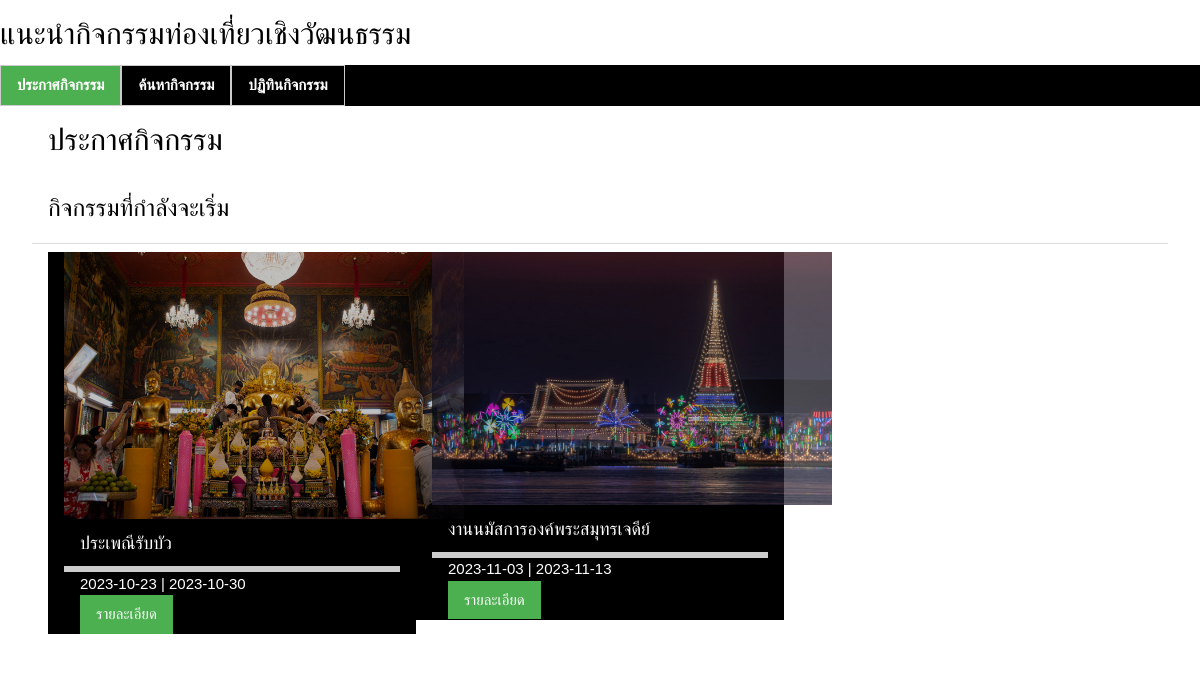
The page /travel_fe/index.php on the database as committed earlier.
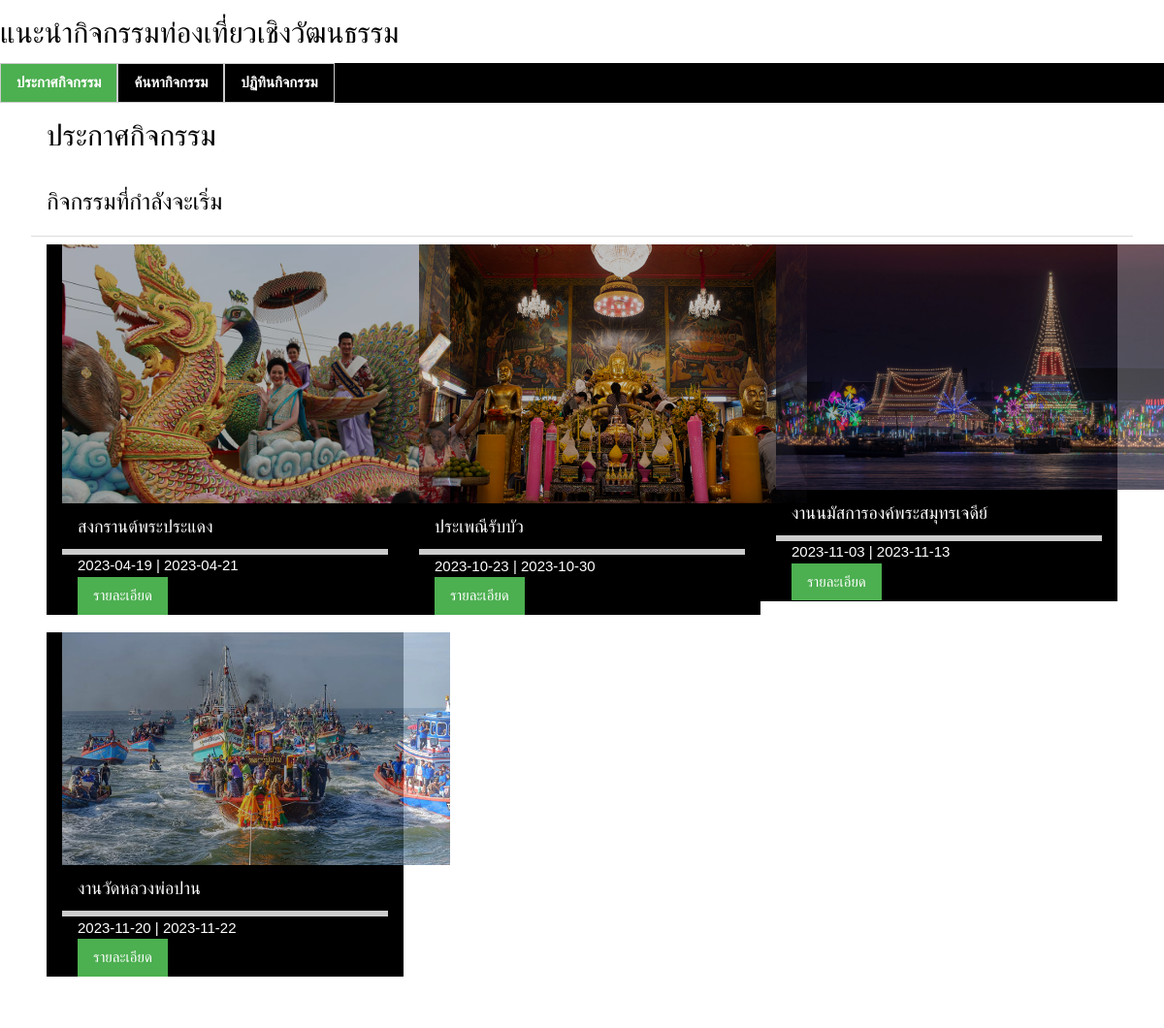
The same page on the database as committed later.
### tables this page shows
CREATE TABLE `table_event` (
  `ev_id` int(11) NOT NULL,
  `ev_name` text NOT NULL,
  `ev_desc` text NOT NULL,
  `ev_date_beg` date NOT NULL,
  `ev_date_end` date NOT NULL,
  `ev_img_list` text NOT NULL,
  `ev_ref_place_id` int(11) NOT NULL,
  `ev_origin` int(11) NOT NULL
);

### travel_fe/tab/tabHelper.php (called while the page is built, shortened)
<?php
if( !isset($_GET["pageName"]) ){
	$tabSelected = "home";
}else{
	$tabSelected = $_GET["pageName"];
}
?>

### travel_fe/homepage/index.php (the view, shortened to what this page needs)
<?php
$result1 = $conn->query("SELECT * FROM table_event  INNER JOIN table_place ON pl_id = ev_ref_place_id WHERE DATE(ev_date_beg) >= NOW() ORDER BY ev_date_beg ASC LIMIT 6");
?>
<div class="w3-container">
  <div class="w3-container">
    <h2>ประกาศกิจกรรม</h2>
  </div>
  <ul class="w3-ul" id="dom_main_ul">
    <?php if($result1 && $result1->num_rows > 0){?>
      <li>
        <h3> กิจกรรมที่กำลังจะเริ่ม </h3>
      </li>
      <li>
        <div class="w3-row" >
          <?php
          while($rows = $result1->fetch_assoc()){
            $t_id = $rows["ev_id"];
            $t_name = $rows["ev_name"];
            $t_img = explode(",",$rows["ev_img_list"])[0];
            $t_sdate = $rows["ev_date_beg"];
            $t_edate = $rows["ev_date_end"];
            ?>
            <div class="w3-col s12 m4" style="height:400px;">
              <div class="w3-container w3-black">
                <center>
                <img src="<?="./images/".$t_img;?>" style="max-width: 400px;" class="w3-opacity-min w3-responsive">
              </center>
                <div class="w3-container w3-text-white w3-bottombar">
                  <h2 style="font-size:18px;"><?=$t_name;?></h2>
                </div>
                <div class="w3-container w3-text-white">
                  <?=$t_sdate;?> | <?=$t_edate?>
                </div>
                <div class="w3-container">
                <a href="./index.php?pageName=article&articleid=<?=$t_id;?>" class="w3-button w3-green">
                  รายละเอียด
                </a>
              </div>
              </div>
            </div>
            <?php
          }
          ?>
        </div>
      </li>
    <?php }?>
  </ul>
</div>

### travel_fe/index.php (shortened to what this page needs)
<!doctype html>
<html lang="th">
	<head>
		<?php require("bootstrap.php"); ?>
	</head>
	<body style=" ">
		<div >
			<h2>แนะนำกิจกรรมท่องเที่ยวเชิงวัฒนธรรม</h2>
		</div>
		<?php require("./tab/tab.php"); ?>
	</body>
</html>

### travel_fe/bootstrap.php
<link rel="stylesheet" href="./css/w3.css" annonymous="true">
<link rel="stylesheet" href="https://cdnjs.cloudflare.com/ajax/libs/font-awesome/4.7.0/css/font-awesome.min.css">

### travel_fe/tab/tab.php (shortened to what this page needs)
<?php
require("tabHelper.php");
?>
  <div class="w3-bar w3-black">
    <a href="./index.php?pageName=home" class="w3-bar-item w3-button w3-border <?php if($tabSelected == "home")echo "w3-green";?>" ><b> ประกาศกิจกรรม </b></a>
    <a href="./index.php?pageName=linearlist" class="w3-bar-item w3-button w3-border <?php if($tabSelected == "linearlist")echo "w3-green";?>"><b>ค้นหากิจกรรม</b></a>
    <a href="./index.php?pageName=calendar" class="w3-bar-item w3-button w3-border <?php if($tabSelected == "calendar")echo "w3-green";?>"><b>ปฏิทินกิจกรรม</b></a>
  </div>
<div class="w3-container w3-white">
 <?php
 switch($tabSelected){
  case "home" : require("./homepage/index.php");break;
}
?>
</div>

### travel_fe/css/w3.css (style rules this page uses)
*,*:before,*:after { box-sizing:inherit }
html { -ms-text-size-adjust:100%;-webkit-text-size-adjust:100% }
body { margin:0 }
a { background-color:transparent }
b,strong { font-weight:bolder }
img { border-style:none }
html,body { font-family:Verdana,sans-serif;font-size:15px;line-height:1.5 }
html { overflow-x:hidden }
h2 { font-size:30px }
h3 { font-size:24px }
h1,h2,h3,h4,h5,h6 { font-family:"Segoe UI",Arial,sans-serif;font-weight:400;margin:10px 0 }
img { vertical-align:middle }
a { color:inherit }
.w3-btn,.w3-button { border:none;display:inline-block;padding:8px 16px;vertical-align:middle;overflow:hidden;text-decoration:none;color:inherit;background-color:inherit;text-align:center;cursor:pointer;white-space:nowrap }
.w3-btn,.w3-button { -webkit-touch-callout:none;-webkit-user-select:none;-khtml-user-select:none;-moz-user-select:none;-ms-user-select:none;user-select:none }
.w3-ul { list-style-type:none;padding:0;margin:0 }
.w3-ul li { padding:8px 16px;border-bottom:1px solid #ddd }
.w3-ul li:last-child { border-bottom:none }
.w3-bar { width:100%;overflow:hidden }
.w3-bar .w3-bar-item { padding:8px 16px;float:left;width:auto;border:none;display:block;outline:0 }
.w3-bar .w3-button { white-space:normal }
.w3-responsive { display:block;overflow-x:auto }
.w3-container:after,.w3-container:before,.w3-panel:after,.w3-panel:before,.w3-row:after,.w3-row:before,.w3-row-padding:after,.w3-row-padding:before, .w3-cell-row:before,.w3-cell-row:after,.w3-clear:after,.w3-clear:before,.w3-bar:before,.w3-bar:after { content:"";display:table;clear:both }
.w3-col,.w3-half,.w3-third,.w3-twothird,.w3-threequarter,.w3-quarter { float:left;width:100% }
.w3-col.s12 { width:99.99999% }
@media (min-width:601px) { .w3-col.m4,.w3-third { width:33.33333% } }
.w3-container,.w3-panel { padding:0.01em 16px }
.w3-opacity-min { opacity:0.75 }
.w3-border { border:1px solid #ccc!important }
.w3-bottombar { border-bottom:6px solid #ccc!important }
.w3-green,.w3-hover-green:hover { color:#fff!important;background-color:#4CAF50!important }
.w3-white,.w3-hover-white:hover { color:#000!important;background-color:#fff!important }
.w3-black,.w3-hover-black:hover { color:#fff!important;background-color:#000!important }
.w3-text-white,.w3-hover-text-white:hover { color:#fff!important }

### travel_fe/index.php (style rules this page uses)
body { margin:0px; }

Rows that differ between the two databases and show on the page:
added table_event: ev_img_list (picture), ev_name "สงกรานต์พระประแดง", ev_date_beg "2023-04-19", ev_date_end "2023-04-21"
added table_event: ev_img_list (picture), ev_name "งานวัดหลวงพ่อปาน", ev_date_beg "2023-11-20", ev_date_end "2023-11-22"
